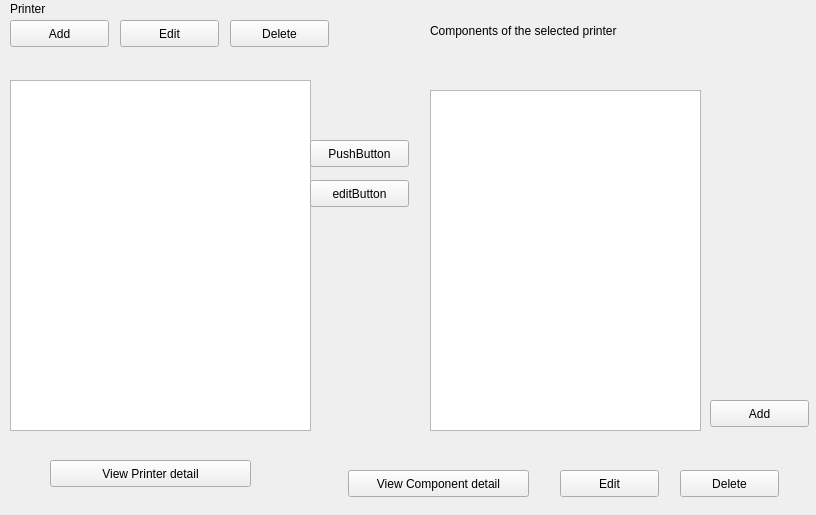
<?xml version="1.0" encoding="UTF-8"?>
<ui version="4.0">
 <class>PrinterListWidget</class>
 <widget class="QWidget" name="PrinterListWidget">
  <property name="geometry">
   <rect>
    <x>0</x>
    <y>0</y>
    <width>816</width>
    <height>515</height>
   </rect>
  </property>
  <property name="windowTitle">
   <string>Form</string>
  </property>
  <widget class="QPushButton" name="createPrinterButton">
   <property name="geometry">
    <rect>
     <x>10</x>
     <y>20</y>
     <width>99</width>
     <height>27</height>
    </rect>
   </property>
   <property name="text">
    <string>Add</string>
   </property>
  </widget>
  <widget class="QPushButton" name="editPrinterButton">
   <property name="geometry">
    <rect>
     <x>120</x>
     <y>20</y>
     <width>99</width>
     <height>27</height>
    </rect>
   </property>
   <property name="text">
    <string>Edit</string>
   </property>
  </widget>
  <widget class="QPushButton" name="deletePrinterButton">
   <property name="geometry">
    <rect>
     <x>230</x>
     <y>20</y>
     <width>99</width>
     <height>27</height>
    </rect>
   </property>
   <property name="text">
    <string>Delete</string>
   </property>
  </widget>
  <widget class="QListView" name="listView">
   <property name="geometry">
    <rect>
     <x>10</x>
     <y>80</y>
     <width>301</width>
     <height>351</height>
    </rect>
   </property>
  </widget>
  <widget class="QListView" name="listView_2">
   <property name="geometry">
    <rect>
     <x>430</x>
     <y>90</y>
     <width>271</width>
     <height>341</height>
    </rect>
   </property>
  </widget>
  <widget class="QLabel" name="label">
   <property name="geometry">
    <rect>
     <x>430</x>
     <y>10</y>
     <width>261</width>
     <height>41</height>
    </rect>
   </property>
   <property name="text">
    <string>Components of the selected printer</string>
   </property>
  </widget>
  <widget class="QPushButton" name="viewPrinterButton">
   <property name="geometry">
    <rect>
     <x>50</x>
     <y>460</y>
     <width>201</width>
     <height>27</height>
    </rect>
   </property>
   <property name="text">
    <string>View Printer detail</string>
   </property>
  </widget>
  <widget class="QPushButton" name="viewComponentButton">
   <property name="geometry">
    <rect>
     <x>348</x>
     <y>470</y>
     <width>181</width>
     <height>27</height>
    </rect>
   </property>
   <property name="text">
    <string>View Component detail</string>
   </property>
  </widget>
  <widget class="QPushButton" name="editComponentButton">
   <property name="geometry">
    <rect>
     <x>560</x>
     <y>470</y>
     <width>99</width>
     <height>27</height>
    </rect>
   </property>
   <property name="text">
    <string>Edit</string>
   </property>
  </widget>
  <widget class="QPushButton" name="deleteComponentButton">
   <property name="geometry">
    <rect>
     <x>680</x>
     <y>470</y>
     <width>99</width>
     <height>27</height>
    </rect>
   </property>
   <property name="text">
    <string>Delete</string>
   </property>
  </widget>
  <widget class="QPushButton" name="addComponentButton">
   <property name="geometry">
    <rect>
     <x>710</x>
     <y>400</y>
     <width>99</width>
     <height>27</height>
    </rect>
   </property>
   <property name="text">
    <string>Add</string>
   </property>
  </widget>
  <widget class="QLabel" name="label_2">
   <property name="geometry">
    <rect>
     <x>10</x>
     <y>0</y>
     <width>67</width>
     <height>17</height>
    </rect>
   </property>
   <property name="text">
    <string>Printer</string>
   </property>
  </widget>
  <widget class="QPushButton" name="pushButton">
   <property name="geometry">
    <rect>
     <x>310</x>
     <y>140</y>
     <width>99</width>
     <height>27</height>
    </rect>
   </property>
   <property name="text">
    <string>PushButton</string>
   </property>
  </widget>
  <widget class="QPushButton" name="pushButton_2">
   <property name="geometry">
    <rect>
     <x>310</x>
     <y>180</y>
     <width>99</width>
     <height>27</height>
    </rect>
   </property>
   <property name="text">
    <string>editButton</string>
   </property>
  </widget>
 </widget>
 <resources/>
 <connections/>
</ui>
